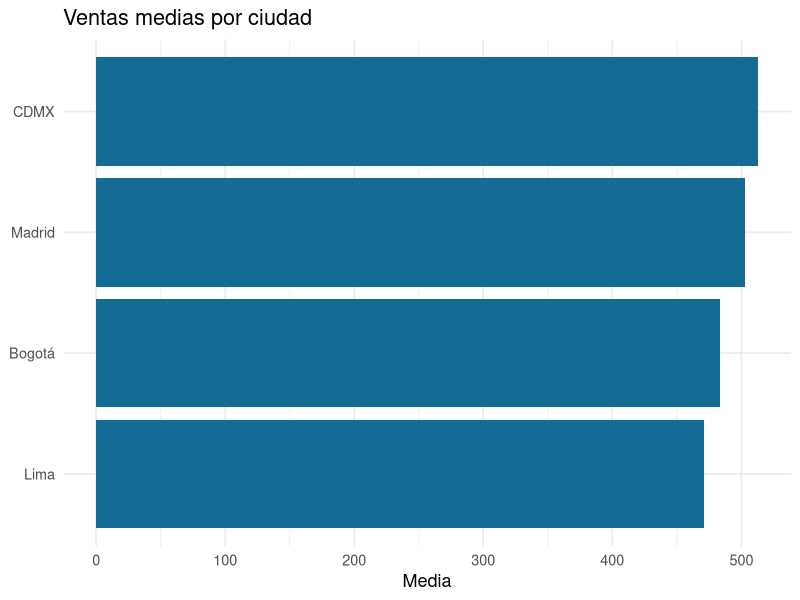

Recreate this plot in R.
## ---- chunk 1
#| label: pipe-demo
library(dplyr)
set.seed(42)

datos <- data.frame(
  ciudad = sample(c("Madrid", "Bogotá", "Lima", "CDMX"), 200, replace = TRUE),
  ventas = round(rnorm(200, 500, 120)),
  pedidos = sample(1:10, 200, replace = TRUE)
)

datos |>
  filter(pedidos > 5) |>
  group_by(ciudad) |>
  summarise(media = mean(ventas)) |>
  arrange(desc(media))
## ---- chunk 2
#| label: pipe-ggplot
library(ggplot2)

datos |>
  group_by(ciudad) |>
  summarise(media = mean(ventas)) |>
  ggplot(aes(x = reorder(ciudad, media), y = media)) +
  geom_col(fill = "#146C94") +
  coord_flip() +
  labs(title = "Ventas medias por ciudad", x = NULL, y = "Media") +
  theme_minimal(base_size = 13)
